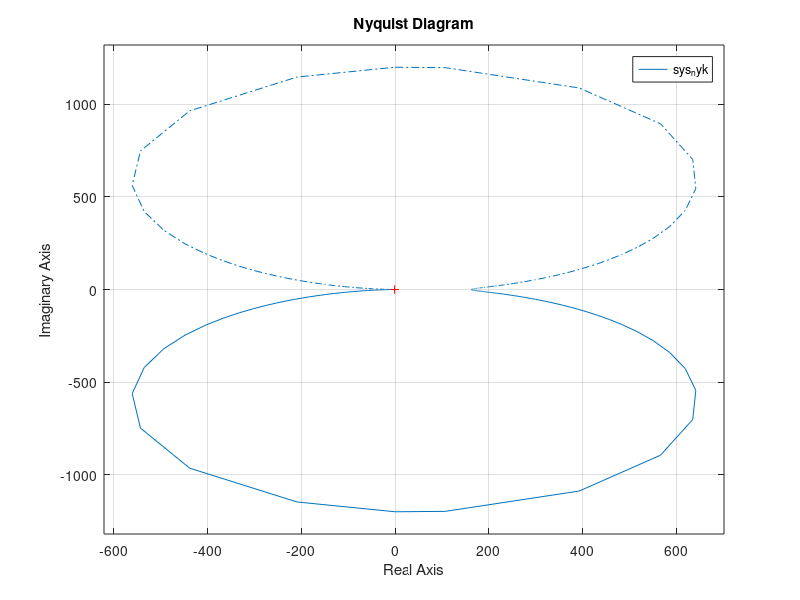
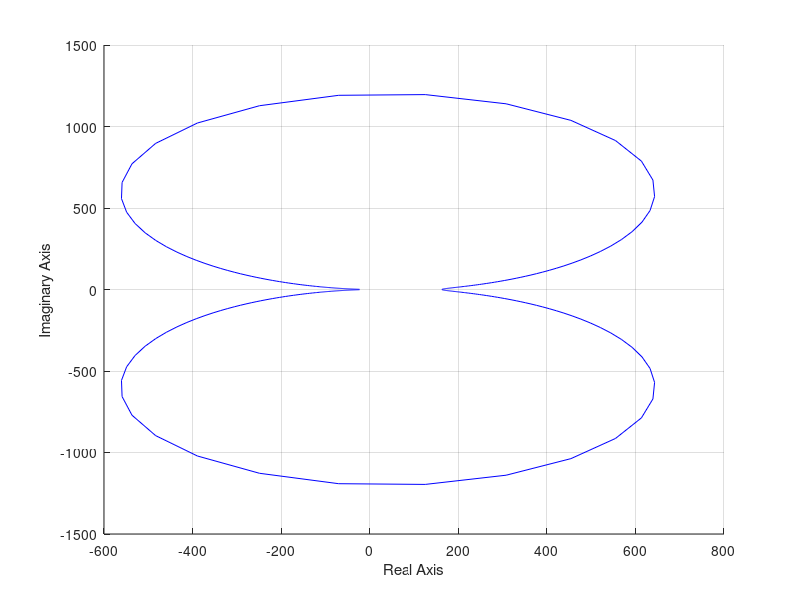

MATLAB code to generate these figures, in order:
A_ny = [       0             1             0             0             0             0
           -3156        -2.205     5.049e+05         112.2             0             0
               0             0             0             1             0             0
       1.534e+06         340.9    -1.287e+09    -5.455e+04     1.042e+09             0
               0             0             0             0             0             1
               0             0     1.196e+08             0    -1.208e+08             0]
           
           
           
B_ny = [ 0
         2992
         0
         0
         0
         0 ]
     
C_ny = [ 0             0             0             0          1125             0]

D_ny = 0


sys_nyk = ss( A_ny , B_ny , C_ny , D_ny )

figure
nyquist(sys_nyk)
hold on
grid on


figure
hold on
grid on
w = linspace(-10*pi,10*pi,512);
[re,im] = nyquist(sys_nyk,w  );
re = squeeze(re);
im = squeeze(im); 
plot(re,im,'b')
xlabel('Real Axis');
ylabel('Imaginary Axis');


     

           
  
